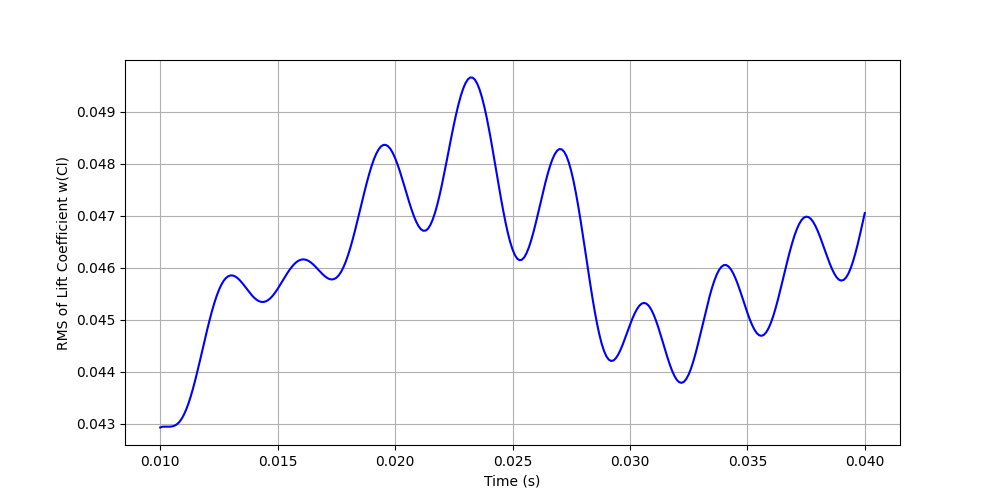

Source code (Python):
import numpy as np
import matplotlib.pyplot as plt

data = np.loadtxt("cl_vs_time.txt")
time = data[:, 2]
cl = data[:, 1]

dt = time[1] - time[0]
window_size = min(200, int(0.05/dt))

cl_rms = []
time_rms = []

for i in range(len(cl) - window_size):
    window = cl[i: i+window_size]
    rms =np.sqrt(np.mean((window - np.mean(window))**2))
    cl_rms.append(rms)
    time_rms.append(time[i + window_size//2])

plt.figure(figsize = (10, 5))
plt.plot(time_rms, cl_rms, label = 'Onset Time of Periodicity', color = 'blue')
plt.xlabel("Time (s)")
plt.ylabel("RMS of Lift Coefficient w(Cl)")
plt.grid(True)
plt.show()

# the plot shows the onset time of periodicity in the lift coefficient.
# for normal vortex shedding, the plot should have a ramp-up phase 
# which indicates gradual increase in the strength of the vortices.
# the plateau reached at the top signifies the steady state of periodic vortex shedding
# with constant vortex strength. However, the plot generated here shows a ramp-up phase, 
# followed by ramp-down phase. the likely cause of this observation is that the domain of
# the simulation is bounded at the top and the bottom with no slip walls. 
# this causes the vortices to be shed from the top and bottom walls.
